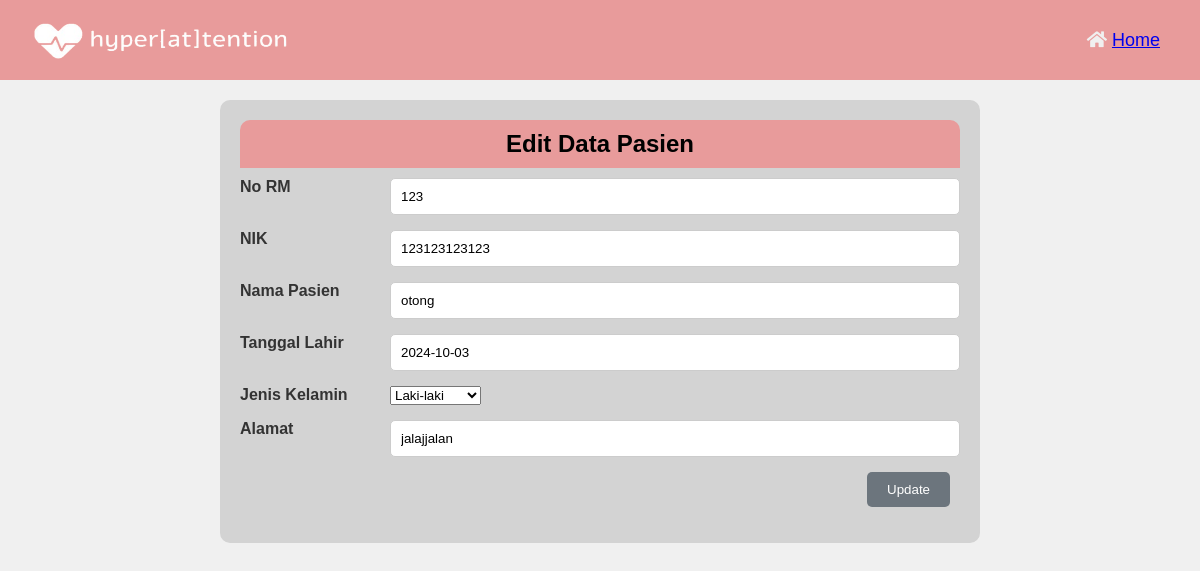
Screenshot of /editpasien.php?kode=123 with the database file from the repository.
### tables this page shows
CREATE TABLE `datapasien` (
  `nama` varchar(100) NOT NULL,
  `nik` varchar(100) NOT NULL,
  `id_user` int NOT NULL,
  `jeniskelamin` varchar(25) NOT NULL,
  `tanggallahir` date NOT NULL,
  `alamat` varchar(100) NOT NULL,
  `email` text NOT NULL,
  `norm` int NOT NULL
);

### editpasien.php (the view, shortened to what this page needs)
<?php
require_once 'koneksi.php';
if (isset($_GET['kode'])) {
  $no_rm = $_GET['kode'];
  $sql = "SELECT * FROM datapasien WHERE norm = ?";
  $stmt = $conn->prepare($sql);
  $stmt->bind_param("s", $no_rm);
  $stmt->execute();
  $result = $stmt->get_result();
  $row = $result->fetch_assoc();
}
?>
<html>
<head>
  <link href="https://cdnjs.cloudflare.com/ajax/libs/font-awesome/5.15.3/css/all.min.css" rel="stylesheet" />
</head>
<link rel="stylesheet" href="pasien.css">
<body>
  <div class="header">
    <div class="title">
      <img alt="Logo" height="60px" src="Screenshot_2024-09-02_152828-removebg-preview.png" width="20" />
    </div>
    <div class="home">
      <a href="main.html"><i class="fas fa-home"></i>Home
    </div></a>
  </div>
  <div class="container">
    <h1>Edit Data Pasien</h1>
    <form method="post">
      <div class="form-group">
        <label for="norm">No RM</label>
        <input id="norm" name="norm" type="text" value="<?php echo $row['norm']; ?>" />
      </div>
      <div class="form-group">
        <label for="nik">NIK</label>
        <input id="nik" name="nik" type="text" value="<?php echo $row['nik']; ?>" />
      </div>
      <div class="form-group">
        <label for="nama">Nama Pasien</label>
        <input id="nama" name="nama" type="text" value="<?php echo $row['nama']; ?>" />
      </div>
      <div class="form-group">
        <label for="tanggallahir">Tanggal Lahir</label>
        <input id="tanggallahir" name="tanggallahir" type="text" value="<?php echo $row['tanggallahir']; ?>" />
      </div>
      <div class="form-group">
        <label for="jeniskelamin">Jenis Kelamin</label>
        <select id="jeniskelamin" name="jeniskelamin">
          <option value="Laki-laki" <?php if ($row['jeniskelamin'] == 'Laki-laki') echo 'selected'; ?>>Laki-laki</option>
        </select>
      </div>
      <div class="form-group">
        <label for="alamat">Alamat</label>
        <input id="alamat" name="alamat" type="text" value="<?php echo $row['alamat']; ?>" />
      </div>
      <div class="form-actions">
        <button type="submit">Update</button>
      </div>
    </form>
  </div>
</body>
</html>

### pasien.css (style rules this page uses)
body { font-family: Arial, sans-serif; background-color: #f0f0f0; margin: 0; padding: 0; }
.header { background-color: #e89b9b; padding: 10px; display: flex; justify-content: space-between; align-items: center; }
.header img { width: 300px; margin-left: 10px; }
.header .home { display: flex; align-items: center; color: rgb(255, 255, 255); font-size: 18px; margin-right: 30px; }
.header .home i { margin-right: 5px; color: #f0f0f0; }
.container { background-color: #d3d3d3; padding: 20px; margin: 20px auto; width: 60%; border-radius: 10px; }
.container h1 { background-color: #e89b9b; padding: 10px; border-radius: 10px 10px 0 0; margin: 0; text-align: center; font-size: 24px; color: black; }
.form-group { display: flex; margin-top: 10px; margin-bottom: 15px; }
.form-group label { width: 150px; font-weight: bold; color: #333; }
.form-group input { flex: 1; padding: 10px; border: 1px solid #ccc; border-radius: 5px; }
.form-actions { display: flex; justify-content: flex-end; align-items: center; }
.form-actions button { background-color: #6c757d; color: white; border: none; padding: 10px 20px; border-radius: 5px; cursor: pointer; margin-right: 10px; }

### rows the page displays
datapasien: norm "123", nik "123123123123", nama "otong", tanggallahir "2024-10-03", alamat "jalajjalan"
